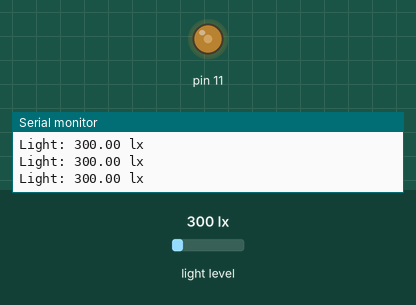
Simulated run of this sketch. Board: Arduino Uno, built with avr-gcc and run on an emulated ATmega328P. On the bench: output pins drawn as LEDs (lit = HIGH), the last lines printed to the serial monitor. Inputs (shaded band) come from the test bench; at power-on: light level 300 lx.

Above: at 1.26 s.
1.3 s: light level set to 107 lx
4.3 s: light level set to 93 lx
At 12.19 s:
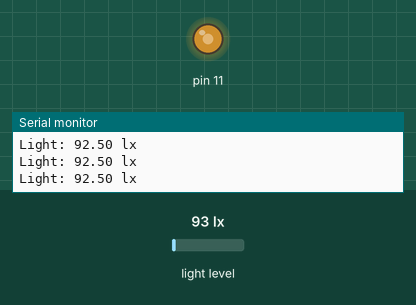
At 17.05 s:
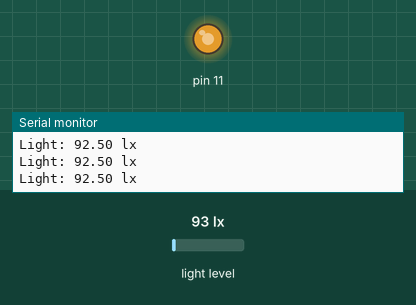
Timing chart, 0 to 18.4 s (numbered marks = the images above; inputs shaded):
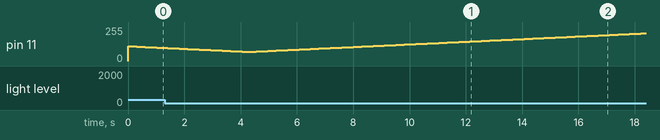

Measured:
- the behaviour switches between 98 and 97 lx on light level (found by bisection; images 0 and 1)

The sketch:

sensor.ino
```cpp
#include <Wire.h>
#include <BH1750.h>

BH1750 sensor;

int i = 112;
int x = 100;

void setup() {
  Wire.begin();
  sensor.begin();
  Serial.begin(9600);
  Serial.println("BH1750 Test begin");
  pinMode(11, OUTPUT);
}

void loop() {
  float lux = sensor.readLightLevel();
  Serial.print("Light: ");
  Serial.print(lux);
  Serial.println(" lx");

  if (lux < x) {
    i++;
  }
  else if(lux > x){
    i--; // Decrease brightness
  }
  analogWrite(11,i);
  if (lux >= x - 3 && lux <= x + 3)
  {
    analogWrite(11,i);
    delay(900000);
  }
  delay(100);
}
```
